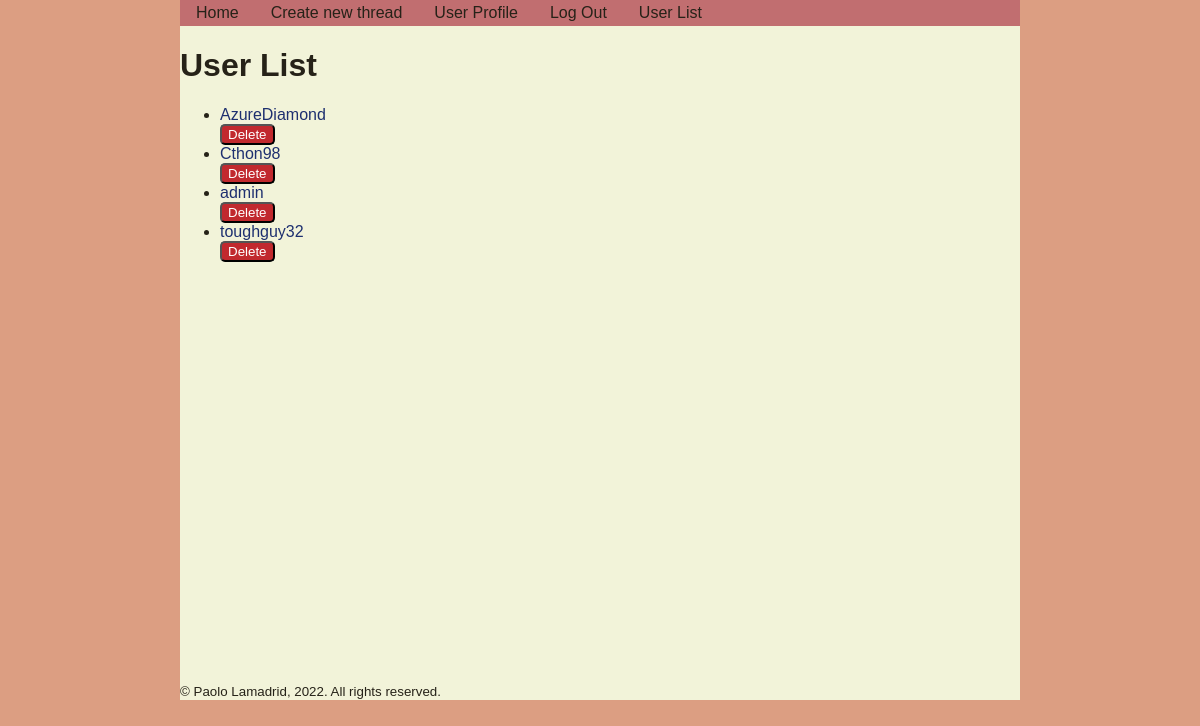
Screenshot of /user_list (signed in) with the database file from the repository.
### tables this page shows
CREATE TABLE users
(
    username TEXT PRIMARY KEY,
    password_hash TEXT NOT NULL,
    is_admin INTEGER FALSE,
    date_created TEXT NOT NULL,
    about TEXT DEFAULT "",
    profile_image TEXT DEFAULT ""
);

### user/views.py (the view)
@user_bp.route("/user_list", methods=["GET", "POST"])
@admin_required
def user_list():
    db = get_db()
    user_list = db.execute("""
        SELECT username from users;
    """).fetchall()
    return render_template("user_list.html", user_list=user_list)

### app.py (called while the page is built)
@app.before_request
def load_logged_in_user():
    g.user = session.get("username", None)
    g.is_admin = session.get("is_admin", False)

### database.py (called while the page is built)
def get_db():
    if "db" not in g:
        g.db = sqlite3.connect(DATABASE,
            detect_types=sqlite3.PARSE_DECLTYPES
        )
        g.db.row_factory = sqlite3.Row
    return g.db

### user/templates/user/user_list.html (shortened to what this page needs)
{% extends 'base.html' %}
{% block main_content %}
<h1>User List</h1>
<ul>
{% for user in user_list %}
    {% set username = user["username"] %}
    <li>
        <a href="{{ url_for('user.user_profile', username=username) }}">{{ username }}</a>
        <form action="{{ url_for('user.delete_user') }}" method="POST" novalidate>
            <input type="submit" value="Delete" class="delete_button" />
        </form>
    </li>
{% endfor %}
</ul>
{% endblock %}

### static/styles.css (style rules this page uses)
:root { font-size: 16px; --bgcolor: #DC9E82; --txtcolor: #262218; --bodycolor: #F2F3D9; --linkcolor: #1D2F6F; --warningcolor: #C1292E; --accentcolor: #C16E70; background-color: var(--bgcolor); }
body { background-color: var(--bodycolor); color: var(--txtcolor); font-family: 'Montserrat', Arial, sans-serif; font-size: 1rem; width: 70%; margin: auto auto; }
a { text-decoration: none; color: var(--linkcolor); }
.delete_button { background-color: var(--warningcolor); color: white; border-radius: 5px; cursor: pointer; }

### rows the page displays
users: username "AzureDiamond"
users: username "Cthon98"
users: username "admin"
users: username "toughguy32"
